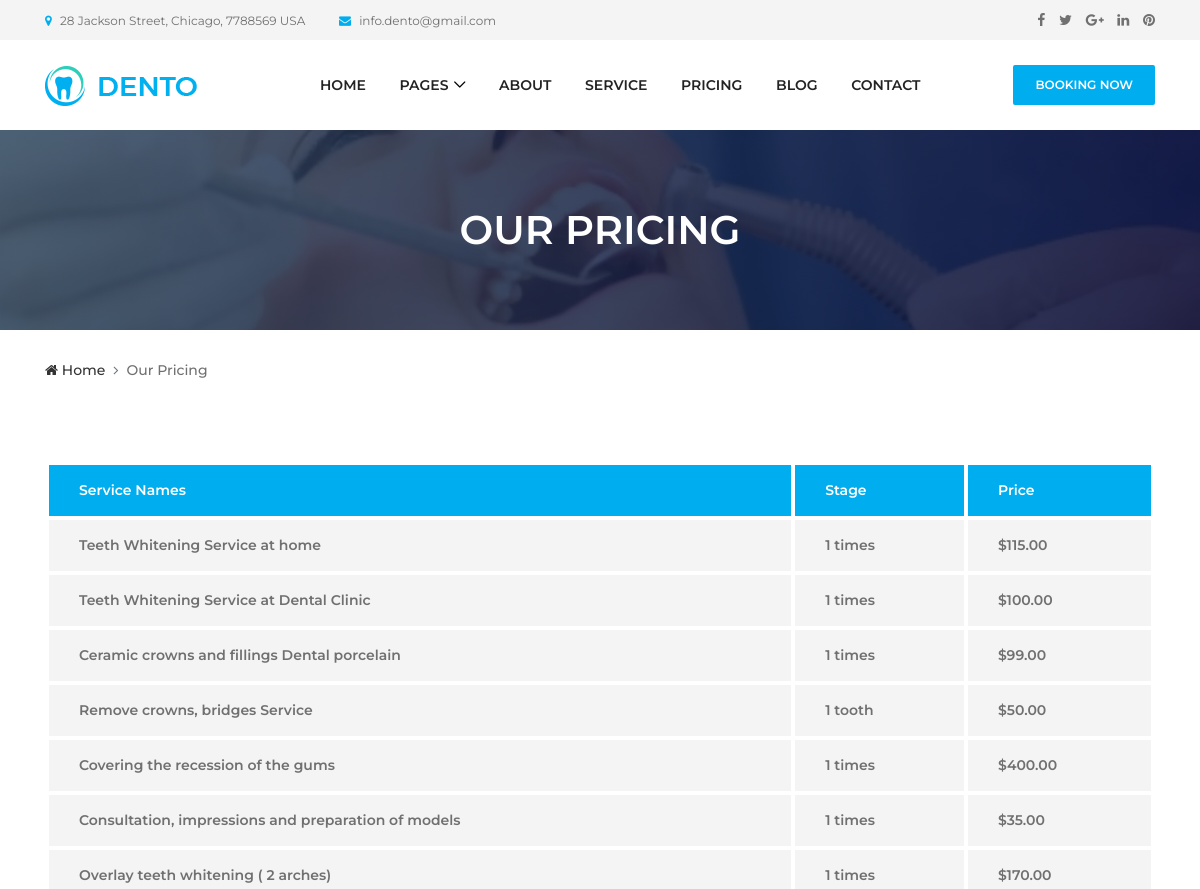
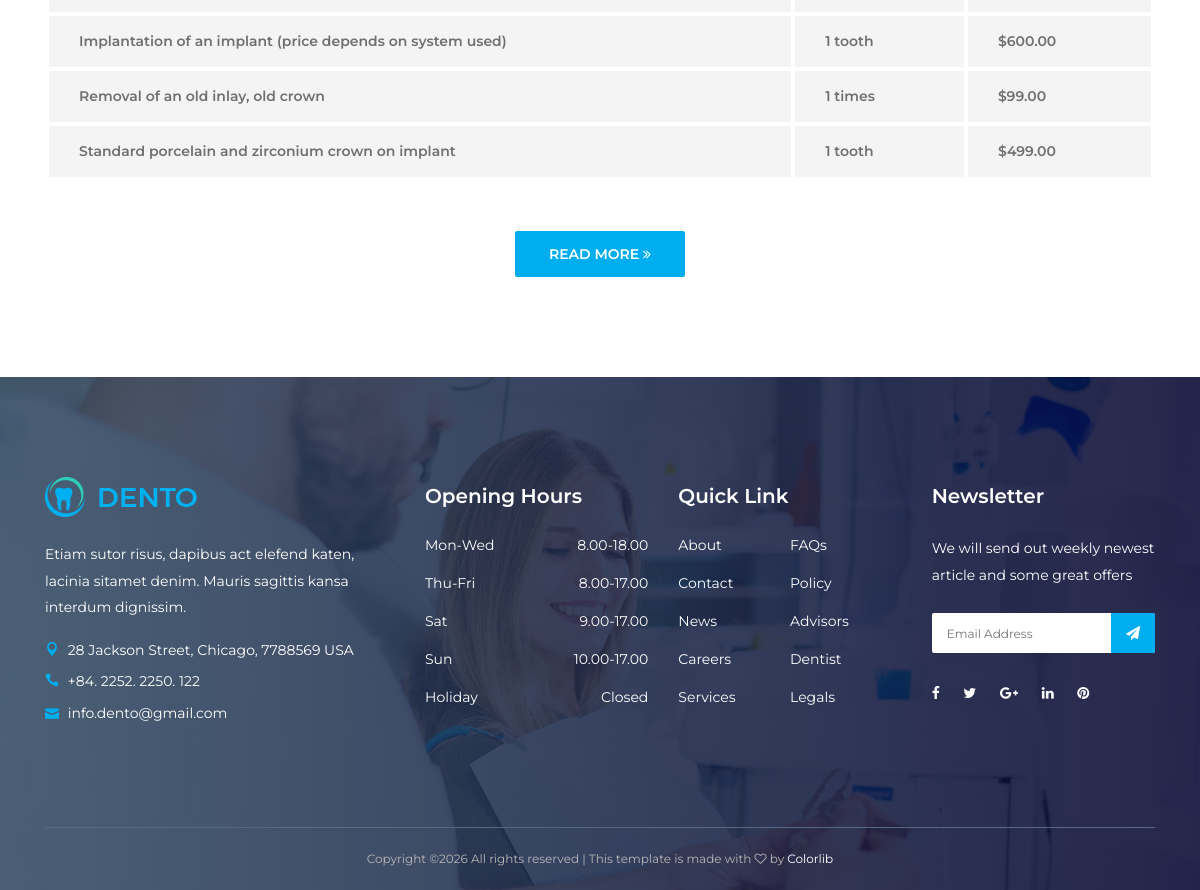
/pricing, run on the app's committed database (2 pictures, top to bottom).
### website/models.py (models this page shows, shortened)
class ServiceDetail(models.Model):
  name = models.CharField(max_length=255)
  stage = models.CharField(max_length=50)
  price = models.DecimalField(max_digits=7, decimal_places=2)

### website/views.py (the view)
# urls.py: path('pricing', views.pricing, name='pricing'),
def pricing(request) :
	services = ServiceDetail.objects.all().values()
	return render(request, 'pricing.html', context = { 'services': services, })

### website/templates/pricing.html
{% extends 'base.html' %}
{% block content %}
{% include "fragments/breadcrumbs.html" with page="Our Pricing" %}
<section class="dento-pricing-table-area mt-50 section-padding-0-100">
  <div class="container">
    <div class="row">
      <div class="col-12">
        <div class="dento-price-table table-responsive">
          <table class="table table-borderless mb-0">
            <thead>
            <tr>
              <th scope="col">Service Names</th>
              <th scope="col">Stage</th>
              <th scope="col">Price</th>
            </tr>
            </thead>
            <tbody>
            {% for x in services %}
            <tr>
              <th scope="row">{{ x.name }}</th>
              <td>{{ x.stage }}</td>
              <td>${{ x.price }}</td>
            </tr>
            {% endfor %}
            </tbody>
          </table>
        </div>
      </div>
      <div class="col-12">
        <div class="more-btn text-center mt-50">
          <a href="#" class="btn dento-btn">Read More <i class="fa fa-angle-double-right"></i></a>
        </div>
      </div>
    </div>
  </div>
</section>
{% endblock %}

### static/website/style.css (style rules this page uses)
* { margin: 0; padding: 0; }
body { font-family: "Montserrat", sans-serif; font-weight: 400; font-size: 14px; }
a, a:active, a:focus, a:hover { color: #333333; text-decoration: none; -webkit-transition-duration: 500ms; -o-transition-duration: 500ms; transition-duration: 500ms; outline: none; }
.mt-50 { margin-top: 50px; }
.section-padding-0-100 { padding-top: 0; padding-bottom: 100px; }
.dento-btn { position: relative; z-index: 1; min-width: 170px; height: 46px; line-height: 42px; font-size: 14px; font-weight: 600; display: inline-block; padding: 0 20px; text-align: center; text-transform: uppercase; color: #ffffff; border-radius: 2px; background-color: #00aeef; -webkit-transition: all 500ms; -o-transition: all 500ms; transition: all 500ms; border: 2px solid #00aeef; }
.dento-pricing-table-area { position: relative; z-index: 1; }
.dento-price-table { position: relative; z-index: 1; }
.dento-price-table table thead tr > td, .dento-price-table table thead tr > th { background-color: #00aeef; color: #ffffff; }
.dento-price-table table tr > td, .dento-price-table table tr > th { padding: 15px 30px; border-radius: 3px; border: 4px solid #ffffff; background-color: #f4f4f4; font-weight: 600; color: #707070; }

### static/website/css/default-assets/classy-nav.css (style rules this page uses)
body { font-family: "Roboto", sans-serif; }

### data on the page
ServiceDetail: name "Teeth Whitening Service at home", stage "1 times", price "115.00"
ServiceDetail: name "Teeth Whitening Service at Dental Clinic", stage "1 times", price "100.00"
ServiceDetail: name "Ceramic crowns and fillings Dental porcelain", stage "1 times", price "99.00"
ServiceDetail: name "Remove crowns, bridges Service", stage "1 tooth", price "50.00"
ServiceDetail: name "Covering the recession of the gums", stage "1 times", price "400.00"
ServiceDetail: name "Consultation, impressions and preparation of models", stage "1 times", price "35.00"
ServiceDetail: name "Overlay teeth whitening ( 2 arches)", stage "1 times", price "170.00"
ServiceDetail: name "Implantation of an implant (price depends on system used)", stage "1 tooth", price "600.00"
ServiceDetail: name "Removal of an old inlay, old crown", stage "1 times", price "99.00"
ServiceDetail: name "Standard porcelain and zirconium crown on implant", stage "1 tooth", price "499.00"

### other printed values
{{ page }} "OUR PRICING"
{{ page }} "Our Pricing"
